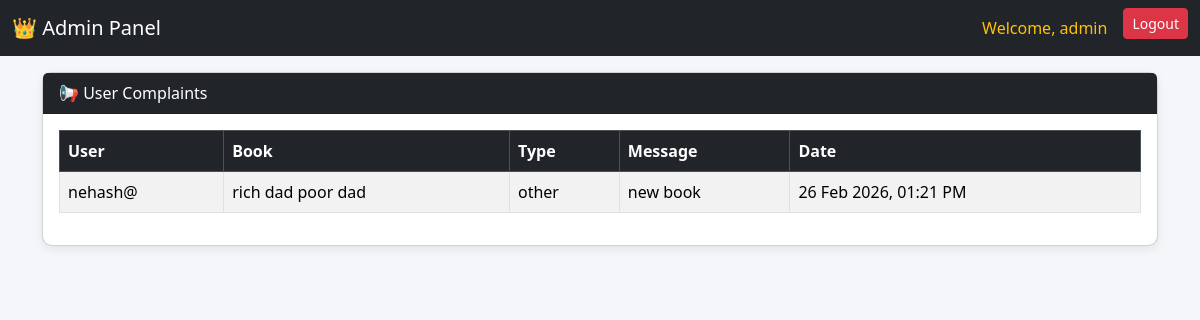
/dashboard/complaints/ (signed in), run on the app's committed database.
### snippets/models.py (models this page shows, shortened)
class Complaint(models.Model):
    user = models.ForeignKey(User, on_delete=models.CASCADE)
    book_title = models.CharField(max_length=255)
    complaint_type = models.CharField(max_length=100, choices=[
        ('missing', 'Missing Book'),
        ('wrong_info', 'Wrong Information'),
        ('quality', 'Bad Quality'),
        ('other', 'Other Issue'),
    ])
    message = models.TextField()
    created_at = models.DateTimeField(auto_now_add=True)

### snippets/views.py (the view)
# urls.py: path('dashboard/complaints/', views.admin_complaints, name='admin_complaints'),
@user_passes_test(lambda u: u.is_staff)
def admin_complaints(request):
    complaints = Complaint.objects.all().order_by('-created_at')
    return render(request, "dashboard/admin_complaints.html", {"complaints": complaints})

### snippets/templates/dashboard/admin_complaints.html (shortened to what this page needs)
{% load static %}
<!DOCTYPE html>
<html lang="en">
<head>
    <link href="https://cdn.jsdelivr.net/npm/bootstrap@5.3.2/dist/css/bootstrap.min.css" rel="stylesheet">
</head>
<body>
<nav class="navbar navbar-expand-lg navbar-dark bg-dark fixed-top">
  <div class="container-fluid">
    <a class="navbar-brand" href="{% url 'admin_dashboard' %}">
      👑 Admin Panel
    </a>
    <div class="collapse navbar-collapse" id="adminNavbar">
      <ul class="navbar-nav ms-auto">
        <li class="nav-item">
          <span class="nav-link text-warning">Welcome, {{ request.user.username }}</span>
        </li>
        <li class="nav-item">
          <a class="btn btn-danger btn-sm ms-2" href="{% url 'logout' %}">Logout</a>
        </li>
      </ul>
    </div>
  </div>
</nav>
<div class="container mt-5 pt-4">
    <div class="card">
        <div class="card-header bg-dark text-white">📢 User Complaints</div>
        <div class="card-body">
            <table class="table table-bordered table-striped">
                <thead class="table-dark">
                    <tr>
                        <th>User</th>
                        <th>Book</th>
                        <th>Type</th>
                        <th>Message</th>
                        <th>Date</th>
                    </tr>
                </thead>
                <tbody>
                    {% for c in complaints %}
                    <tr>
                        <td>{{ c.user.username }}</td>
                        <td>{{ c.book_title }}</td>
                        <td>{{ c.complaint_type }}</td>
                        <td>{{ c.message }}</td>
                        <td>{{ c.created_at|date:"d M Y, h:i A" }}</td>
                    </tr>
                    {% empty %}
                    <tr>
                        <td colspan="5" class="text-center text-muted p-3">
                            No complaints yet.
                        </td>
                    </tr>
                    {% endfor %}
                </tbody>
            </table>
        </div>
    </div>
</div>
</body>
</html>

### snippets/templates/dashboard/admin_complaints.html (style rules this page uses)
body { background: #f4f6fa; }
.card { border-radius: 10px; box-shadow: 0px 3px 10px rgba(0,0,0,0.08); }

### data on the page
Complaint: user.username "nehash@", book_title "rich dad poor dad", complaint_type "other", message "new book", created_at "26 Feb 2026, 01:21 PM"

### other printed values
{{ request.user.username }} "admin"
